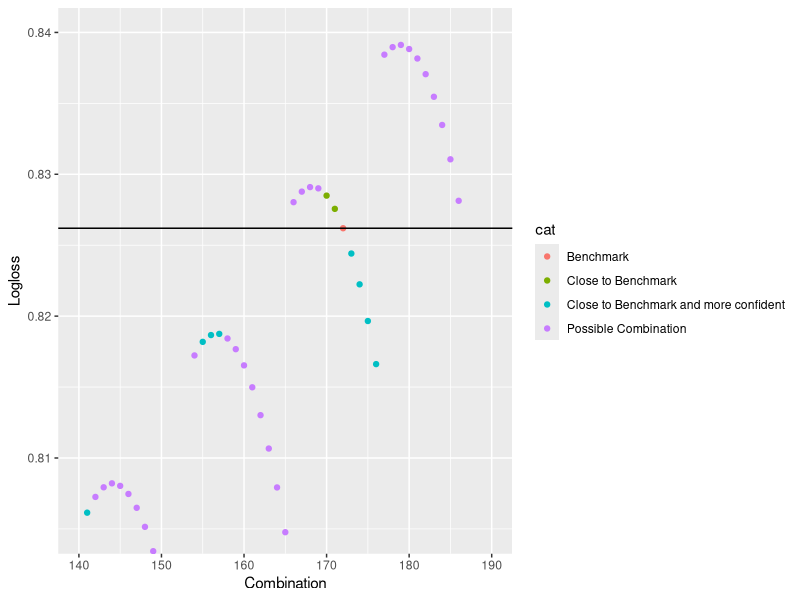

Generate this figure with R:
## ---- chunk 1
rm(list=ls())
library(dplyr)
library(purrr)
library(ggplot2)
## ---- chunk 2
test1 <- read.csv("testresults_2001for_allvariables.csv")
test2 <- read.csv("testresults_xgb3.csv")
test3 <- read.csv("testresults_mlogitM3.csv")
pred1 <- read.csv("Rforest_2001_trees.csv")
pred2 <- read.csv("submission_xgb3.csv")
pred3 <- read.csv("submission_M3.csv")
## ---- chunk 3
## Function for checker
get_choice <- function(row_data) {
  max_val <- max(row_data)
  choice <- which(row_data == max_val)
  return(choice[1])
}

# Soft voting function
soft_voting <- function(pred1, pred2, pred3=NULL, weights=c(0.5, 0.5, 0)) {
  # Ensure that the weights sum up to 1

  # Remove 'Choice' from pred2 and pred3 (if present)
  pred2 <- pred2[ , !(names(pred2) %in% "Choice")]
  if (!is.null(pred3)) {
    pred3 <- pred3[ , !(names(pred3) %in% "Choice")]
  }

  if (!is.null(pred3)) {
    # Merge all predictions based on 'No'
    pred <- merge(merge(pred1, pred2, by = "No", suffixes = c("_1", "_2")), pred3, by = "No")
    
    # Soft voting
    pred <- pred %>%
      mutate(
        Ch1 = weights[1] * Ch1_1 + weights[2] * Ch1_2 + weights[3] * Ch1,
        Ch2 = weights[1] * Ch2_1 + weights[2] * Ch2_2 + weights[3] * Ch2,
        Ch3 = weights[1] * Ch3_1 + weights[2] * Ch3_2 + weights[3] * Ch3,
        Ch4 = weights[1] * Ch4_1 + weights[2] * Ch4_2 + weights[3] * Ch4
      )
  } else {
    # Merge pred1 and pred2 based on 'No'
    pred <- merge(pred1, pred2, by = "No", suffixes = c("_1", "_2"))

    # Soft voting
    pred <- pred %>%
      mutate(
        Ch1 = weights[1] * Ch1_1 + weights[2] * Ch1_2,
        Ch2 = weights[1] * Ch2_1 + weights[2] * Ch2_2,
        Ch3 = weights[1] * Ch3_1 + weights[2] * Ch3_2,
        Ch4 = weights[1] * Ch4_1 + weights[2] * Ch4_2
      )
  }

  # Remove the columns from individual models
  cols_to_drop <- grep("_", names(pred), value = TRUE)
  pred <- pred %>% select(-cols_to_drop)
  
  return(pred)
}

# Function to adjust and normalize probabilities
adjust_and_normalize <- function(df, min_proportion=0.5) {
  
  # List of column names containing probabilities
  prob_cols <- c("Ch1", "Ch2", "Ch3", "Ch4")
  
  # Convert the dataframe to a matrix for easier row-wise operations
  prob_matrix <- as.matrix(df[prob_cols])
  
  # For each row, find the min and max indices
  min_indices <- apply(prob_matrix, 1, which.min)
  max_indices <- apply(prob_matrix, 1, which.max)
  
  # Adjust the min and max values for each row
  for(i in seq_len(nrow(prob_matrix))) {
    # Calculate how much of the min to give to the max
    transfer_amount <- prob_matrix[i, min_indices[i]] * min_proportion
    
    # Subtract the transfer amount from the min
    prob_matrix[i, min_indices[i]] <- prob_matrix[i, min_indices[i]] - transfer_amount
    
    # Add the transfer amount to the max
    prob_matrix[i, max_indices[i]] <- prob_matrix[i, max_indices[i]] + transfer_amount
  }
  
  # Normalize probabilities so they sum to 1
  prob_matrix <- prob_matrix / rowSums(prob_matrix)
  
  # Replace the old probability columns in the dataframe
  df[prob_cols] <- prob_matrix
  
  return(df)
}

logloss <- function(test_set, testpredict_df) {
  # Create one-hot encoding for each choice on-the-fly
  Ch1 <- as.integer(test_set$Choice == 1)
  Ch2 <- as.integer(test_set$Choice == 2)
  Ch3 <- as.integer(test_set$Choice == 3)
  Ch4 <- as.integer(test_set$Choice == 4)
  
  # Calculate logloss using these one-hot encoded variables
  result <- -1/nrow(test_set) * sum(Ch1 * log(testpredict_df$Ch1+.Machine$double.eps) +
                                    Ch2 * log(testpredict_df$Ch2+.Machine$double.eps) +
                                    Ch3 * log(testpredict_df$Ch3+.Machine$double.eps) +
                                    Ch4 * log(testpredict_df$Ch4+.Machine$double.eps))
  return(result)
}
## ---- chunk 4
# Empty dataframe to store results
result_frame <- data.frame(Bench=numeric(), Logloss=numeric(), AgainstBench=numeric())

# Get the predictions of our best submission
best <- soft_voting(pred1, pred2, pred3, weights = c(0.5, 0.3, 0.2))
best <- subset(best, select = -c(No))
best$Choice <- apply(best, 1, get_choice)

for (weight1 in seq(0, 1, by = 0.05)){
  for (weight2 in seq(0, 1-weight1, by = 0.05)){
    weight1 <- round(weight1,2)
    weight2 <- round(weight2,2)
    weight3 <- round(1 - weight1-weight2,2)
    # print(c(weight1, weight2, weight3))
    # print(sum(weight1, weight2, weight3))
    model <- soft_voting(pred1, pred2, pred3, weights = c(weight1, weight2, weight3))
    
    benchmark_new <- subset(model, select = -c(No))
    benchmark_new$Choice <- apply(benchmark_new, 1, get_choice)
    
    # Calculate logloss between combination and itself
    ll <- logloss(benchmark_new,model)
    
    # Calculate logloss between combination and our current best submission
    ll2 <- logloss(best,model)
    
    # Prepare for storage
    benchlabel <- paste0(weight1*100, ",",weight2*100, ",",weight3*100)
    print(benchlabel)
    new_row <- data.frame(Bench = benchlabel, Logloss = ll, AgainstBench = ll2)
    
    # Store
    result_frame <- rbind(result_frame, new_row)
  }
}
pure <- result_frame

## used to reset result_frame when changing allowance
result_frame <- pure

result_frame$ind <- seq_len(nrow(result_frame))

result_frame$cat <- "Possible Combination"
bench_ind <- as.numeric(which(result_frame$Bench == "50,30,20"))

allowance <- 0.005 ## CHANGE THIS: higher means a larger range, public score will deviate much more

## Close to the benchmark
below_ind <- as.numeric(which(result_frame$AgainstBench < 0.8261964 + allowance & result_frame$AgainstBench > 0.8261964 - allowance))
## Close to the benchmark and more confident
belowplus_ind <- as.numeric(which(result_frame$AgainstBench < 0.8261964 + allowance & result_frame$AgainstBench > 0.8261964 - allowance & result_frame$Logloss < 0.8261964))

result_frame[below_ind,]$cat <- "Close to Benchmark"
result_frame[belowplus_ind,]$cat <- "Close to Benchmark and more confident"
result_frame[bench_ind,]$cat <- "Benchmark"

## Plot graph to visualise
ggplot(data = result_frame,
       mapping = aes(x = ind, y = Logloss)) +
  geom_point(aes(colour=cat)) +
  coord_cartesian(xlim=c(140,190), ylim=c(0.805,0.84)) +
  labs(x="Combination", y="Logloss") +
  geom_hline(yintercept = 0.8261964) 
## ---- chunk 5
finalresult <- subset(result_frame, result_frame$cat=="Close to Benchmark and more confident" | result_frame$cat=="Benchmark")
finalresult
## ---- chunk 6
finalmodel <- soft_voting(pred1, pred2, pred3, weights = c(0.5, 0.35, 0.15))
write.csv(finalmodel, file = "submission_503515.csv", row.names = FALSE)
